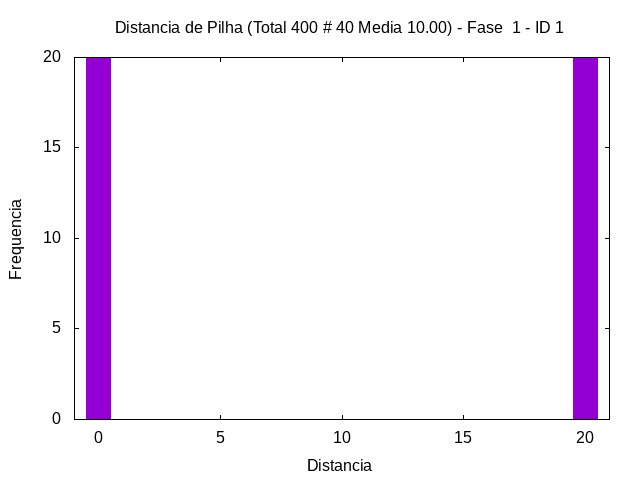

This figure's gnuplot source:
set term png
set output "../out/mem/somadin/-hist-1-1.png"
set style fill solid 1.0
set title "Distancia de Pilha (Total 400 # 40 Media 10.00) - Fase  1 - ID 1"
set xlabel "Distancia"
set ylabel "Frequencia"
plot [-1:21] "../out/mem/somadin/-hist-1-1.gpdat" u 3:4 w boxes t ""
